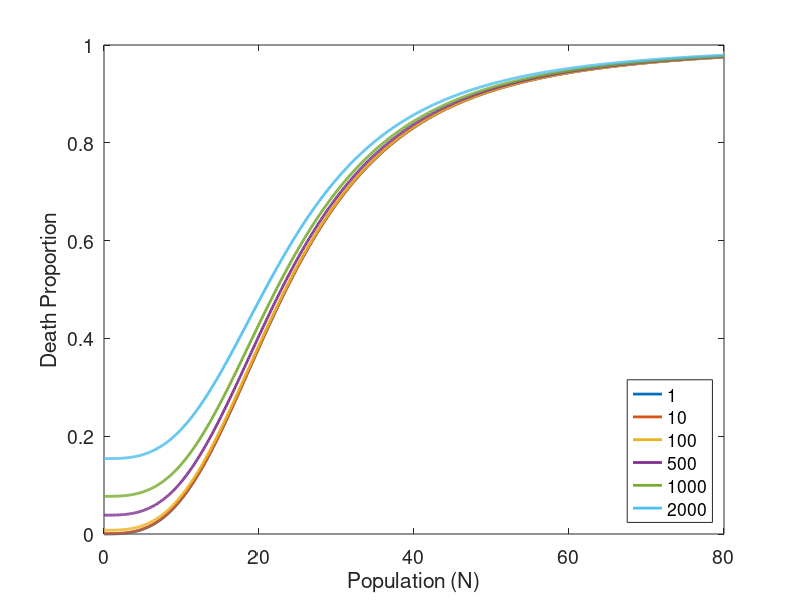

The MATLAB source for this figure:
%% Figure S2
clearvars; close all; clc

hvec = [1 10 100 500 1000 2000];

muf = 0.0661;
f = 23.4982;

N = 0:.1:80;

for h1 = 1:length(hvec)
    h = hvec(h1);
    y = (N.^3+h)./(N.^3+f^3);
    plot(N,y,'linewidth',2)
    hold on
end
legend('1','10','100','500','1000','2000','location','southeast')
set(gca,'fontsize',14)
xlabel('Population (N)')
ylabel('Death Proportion')